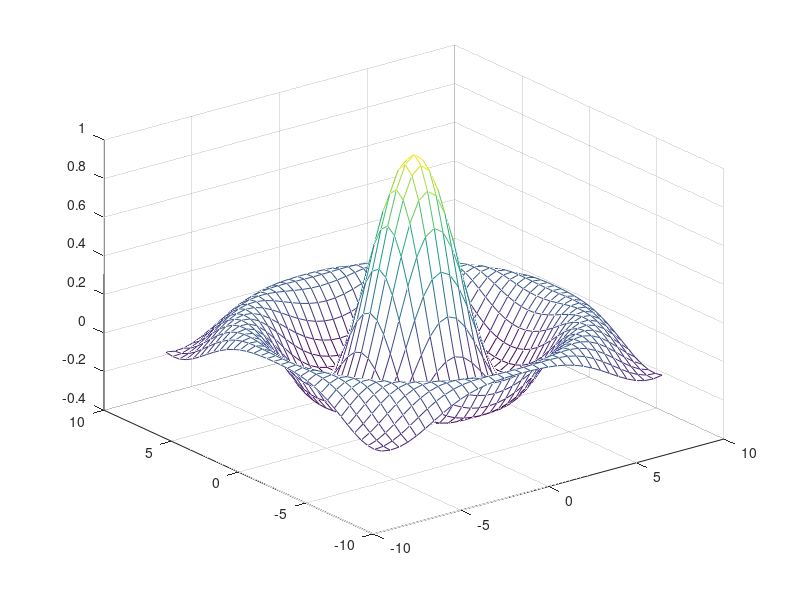
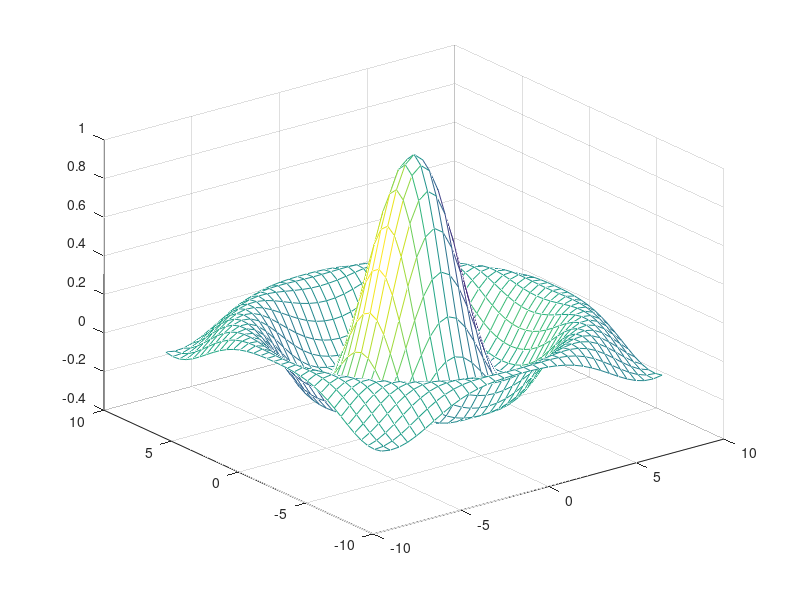

Here is the MATLAB script that generated these plots, in order:
%Create a mesh plot of the sinc function, .
[X,Y] = meshgrid(-8:.5:8);
R = sqrt(X.^2 + Y.^2) + eps;
Z = sin(R)./R;
mesh(X,Y,Z)


% change the color above
[X,Y] = meshgrid(-8:.5:8);
R = sqrt(X.^2 + Y.^2) + eps;
Z = sin(R)./R;
C = gradient(Z);

figure
mesh(X,Y,Z,C)
